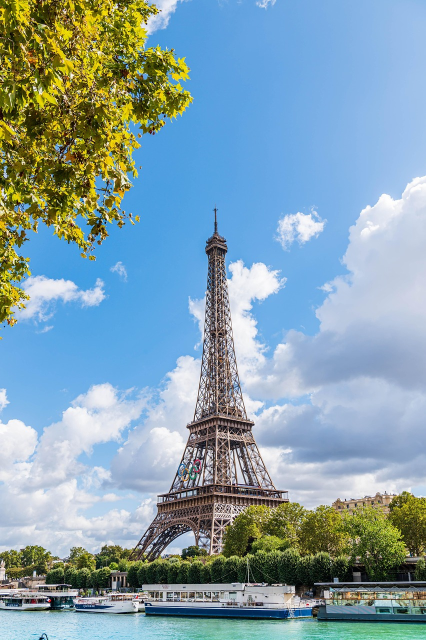
#> input picture images/001-tour-eiffel/scene01.jpg, 852 x 1280 px (shown at 1/2 size)
$ python -i render.py   (imports and definitions only)
#> lines starting #> are read from the running program, lines starting #| are printed output that depends on the picture
#!/usr/bin/env python3
"""Tout savoir en 30 s — moteur de rendu vidéo 9:16.

Usage :
    python3 render.py episodes/001-tour-eiffel.json [--voice voice/001-tour-eiffel] [--frames 2.5,9,14]

- Sans --voice : le rythme des mots est estimé (prototype muet, sous-titres calés).
- Avec --voice DOSSIER : lit DOSSIER/audio.mp3 + DOSSIER/timings.json (produits par voice.py)
  et synchronise animations + sous-titres sur la vraie voix.
"""
import argparse, json, math, os, re, subprocess, sys
from multiprocessing import Pool

import numpy as np
import skia

W, H, FPS = 1080, 1920, 30
HERE = os.path.dirname(os.path.abspath(__file__))
FONTS = os.path.join(HERE, "fonts")

# ---------- Identité visuelle ----------
INK = 0xFF0D151C
INK2 = 0xFF17232D
CREAM = (242, 233, 214)
OCHRE = (227, 169, 72)
FROST = (150, 182, 204)
MUTED = (120, 136, 148)


def col(rgb, a=1.0):
    return skia.Color(rgb[0], rgb[1], rgb[2], int(max(0, min(1, a)) * 255))


def tf(name):
    return skia.Typeface.MakeFromFile(os.path.join(FONTS, name))


# [1 line that did not run here, left out]
# [1 line that did not run here, left out]
# [1 line that did not run here, left out]
# [1 line that did not run here, left out]

# ---------- Easing ----------
def clamp(x, a=0.0, b=1.0):
    return max(a, min(b, x))


def ease_out(x):
    x = clamp(x)
    return 1 - (1 - x) ** 3


def ease_io(x):
    x = clamp(x)
    return 3 * x * x - 2 * x * x * x


def prog(t, start, dur):
    return clamp((t - start) / dur) if dur > 0 else float(t >= start)


# ---------- Timing des mots ----------
# [13 lines left out: function estimate_words, not called in this run]


def norm(s):
    return re.sub(r"[^\wÀ-ÿ']", "", s).lower()


# [78 lines left out: functions word_time, parse_rich, layout_words, draw_rich_title, draw_text_centered, draw_spaced, not called in this run]


# ---------- Images (photos, cartes, illustrations) ----------
_IMG_CACHE = {}


def load_treated(path, mode="duotone", blur=0):
    """Charge une image et la passe aux couleurs du compte (une seule fois, mise en cache)."""
#> called with path = 'images/001-tour-eiffel/scene01.jpg', mode = 'duotone', blur = 0
    key = (path, mode, blur)
    if key in _IMG_CACHE:
        return _IMG_CACHE[key]
    from PIL import Image, ImageOps
    im = ImageOps.exif_transpose(Image.open(path)).convert("RGB")
#> im is the input picture: PIL image 852x1280 RGB; mean R, G, B 132.7, 160.3, 171.8
    # recadrage 9:16 centré, en gardant de la marge pour le mouvement
    tw, th = int(W * 1.18), int(H * 1.18)
    sc = max(tw / im.width, th / im.height)
    im = im.resize((max(tw, int(im.width * sc)), max(th, int(im.height * sc))), Image.LANCZOS)
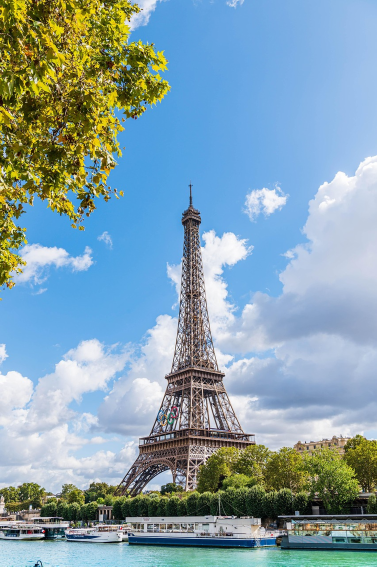
#> im: PIL image 1507x2265 RGB (shown at 1/4 size); mean R, G, B 132.7, 160.3, 171.9
    l, t = (im.width - tw) // 2, (im.height - th) // 2
    im = im.crop((l, t, l + tw, t + th))
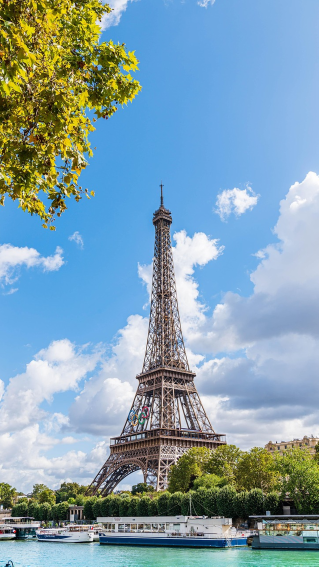
#> im: PIL image 1274x2265 RGB (shown at 1/4 size); mean R, G, B 130, 159.6, 174.2
    if blur:
        from PIL import ImageFilter
        im = im.filter(ImageFilter.GaussianBlur(blur))
    a = np.asarray(im).astype(np.float32) / 255
    if mode == "duotone":
        lum = a @ np.array([0.299, 0.587, 0.114], np.float32)
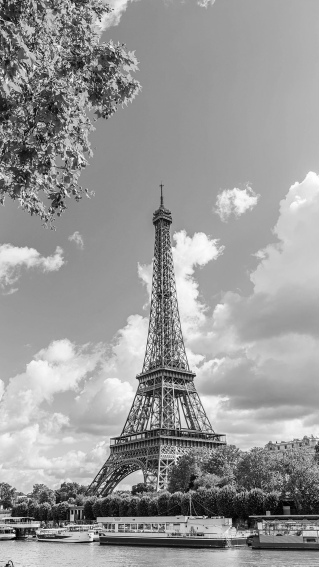
#> lum: shape (2265, 1274) float32 (shown at 1/4 size); min 0, max 1, mean 0.598
        lum = np.clip((lum - 0.08) / 0.84, 0, 1) ** 1.1
        stops = np.array([[0.0, 13, 21, 28], [0.45, 58, 70, 76], [0.78, 196, 146, 70], [1.0, 242, 226, 196]], np.float32)
        out = np.stack([np.interp(lum, stops[:, 0], stops[:, c + 1]) for c in range(3)], -1)
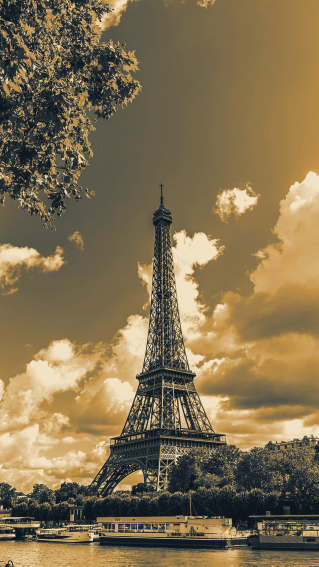
#> out: shape (2265, 1274, 3) float64 (shown at 1/4 size); mean of channels 0, 1, 2 130.4, 113, 80.9; drawn as R, G, B
        out = out * 0.85 + a * 255 * 0.15          # garde une pointe de la couleur d'origine
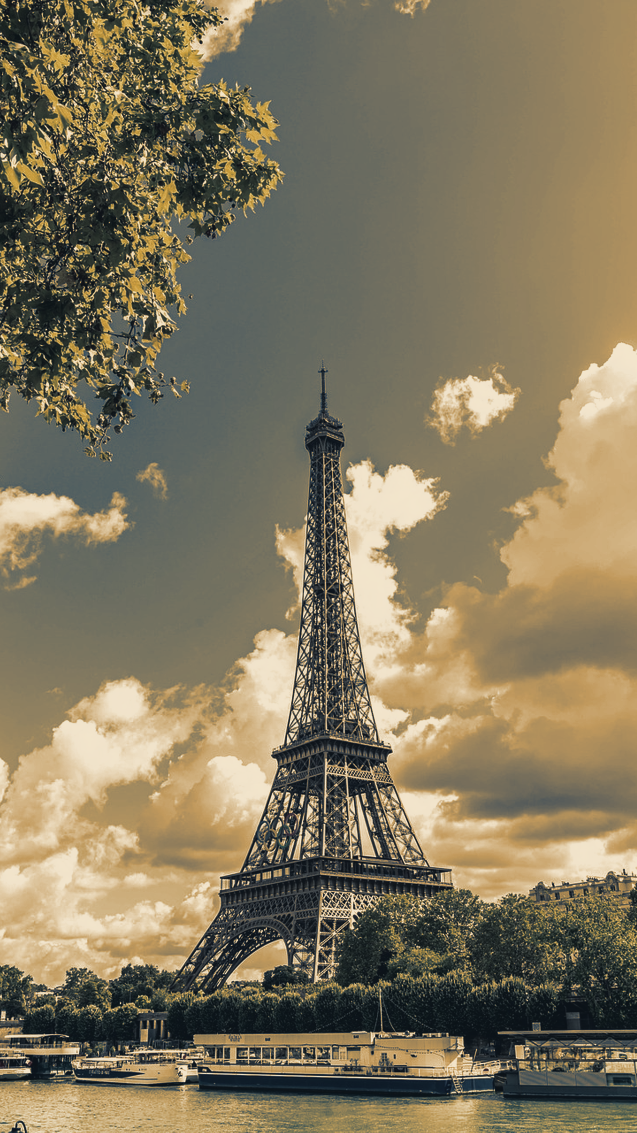
#> out: shape (2265, 1274, 3) float64 (shown at 1/2 size); mean of channels 0, 1, 2 130.3, 120, 94.9; drawn as R, G, B
    else:  # "naturel" : couleurs d'origine, assombries et réchauffées
        out = a * 255 * np.array([1.0, 0.94, 0.86], np.float32) * 0.82
    rgba = np.dstack([np.clip(out, 0, 255).astype(np.uint8), np.full(out.shape[:2], 255, np.uint8)])
#> (the run stopped early here; a loop or call above may not have finished)

$ run again, on images/001-tour-eiffel/scene03.jpg
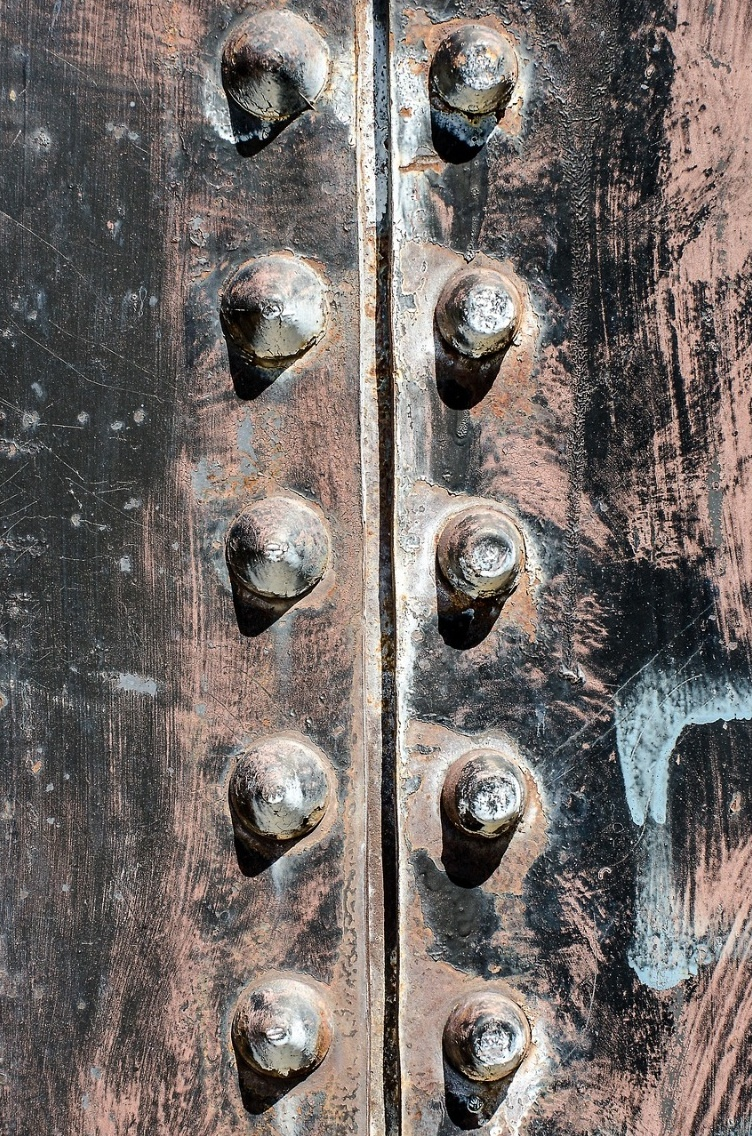
#> input picture images/001-tour-eiffel/scene03.jpg, 752 x 1136 px
#> in load_treated, im is the input picture: PIL image 752x1136 RGB; mean R, G, B 114.8, 107.1, 103.8
#> in load_treated, `lum = np.clip((lum - 0.08) / 0.84, 0, 1) ** 1.1`:
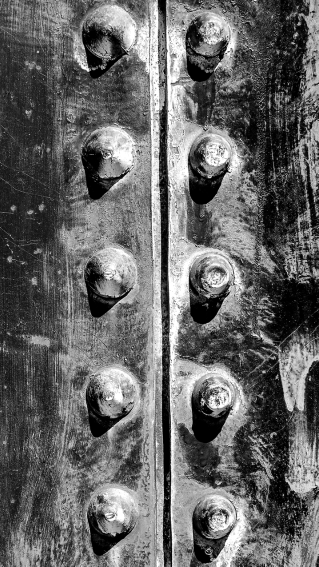
#> lum: shape (2265, 1274) float32 (shown at 1/4 size); min 0, max 1, mean 0.397
#> in load_treated, `out = np.stack([np.interp(lum, stops[:, 0], stops[:, c + 1]) for c in ..`:
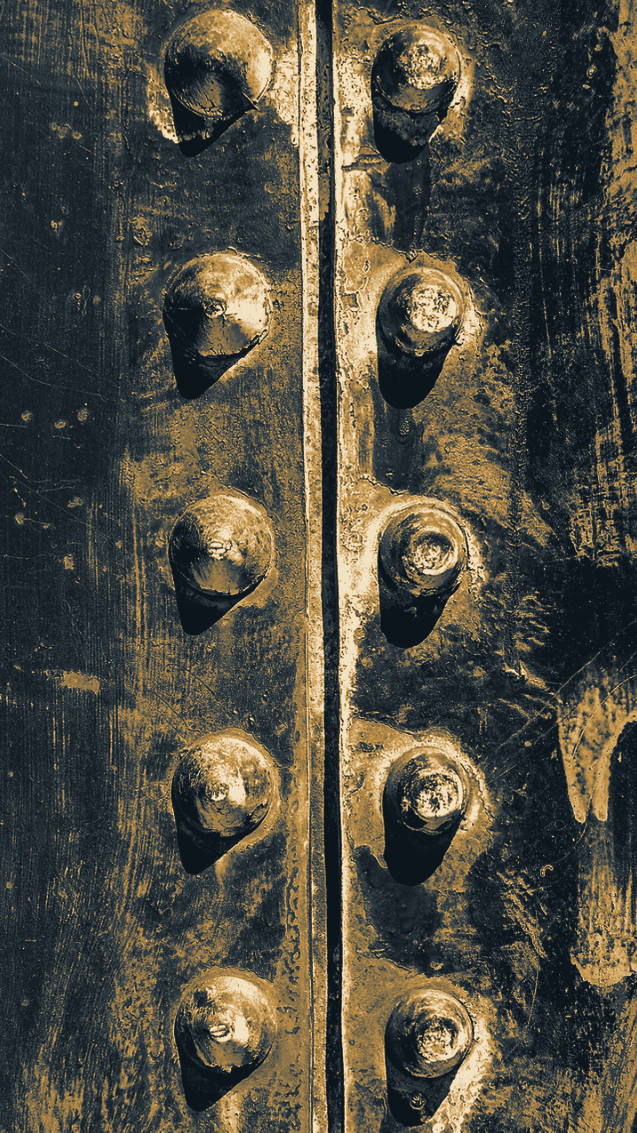
#> out: shape (2265, 1274, 3) float64 (shown at 1/2 size); mean of channels 0, 1, 2 80.8, 77.6, 65.6; drawn as R, G, B
